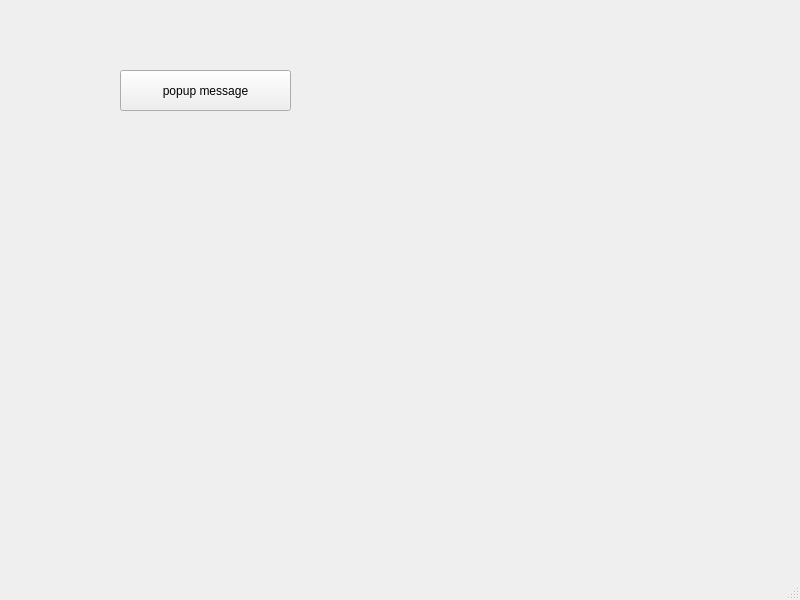
<?xml version="1.0" encoding="UTF-8"?>
<ui version="4.0">
 <class>MainWindow</class>
 <widget class="QMainWindow" name="MainWindow">
  <property name="geometry">
   <rect>
    <x>0</x>
    <y>0</y>
    <width>800</width>
    <height>600</height>
   </rect>
  </property>
  <property name="windowTitle">
   <string>MainWindow</string>
  </property>
  <widget class="QWidget" name="centralwidget">
   <widget class="QPushButton" name="popup">
    <property name="geometry">
     <rect>
      <x>120</x>
      <y>70</y>
      <width>171</width>
      <height>41</height>
     </rect>
    </property>
    <property name="text">
     <string>popup message</string>
    </property>
   </widget>
  </widget>
  <widget class="QMenuBar" name="menubar">
   <property name="geometry">
    <rect>
     <x>0</x>
     <y>0</y>
     <width>800</width>
     <height>21</height>
    </rect>
   </property>
  </widget>
  <widget class="QStatusBar" name="statusbar"/>
 </widget>
 <resources/>
 <connections/>
</ui>
